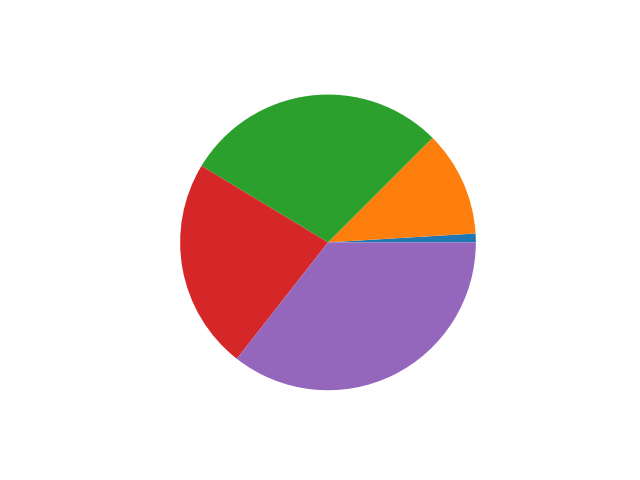

Reproduce this figure in Python.
#   Grafico de sectores

import matplotlib.pyplot as plt
fix, ax = plt.subplots()
ax.pie([1,12,30,24,37])
plt.savefig("GraficoSectores.png")
plt.show()